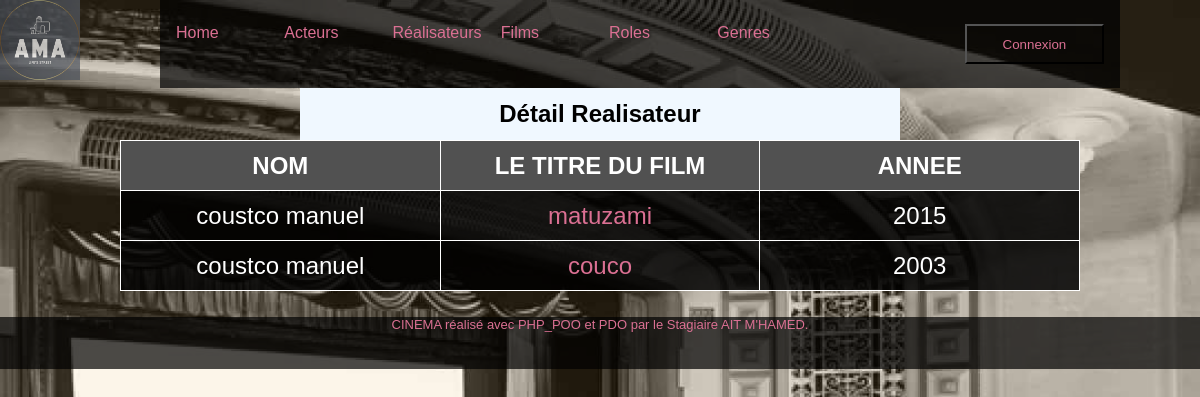
Page /index.php?action=detailrealisateur&id=5 on the committed database.
### tables this page shows
CREATE TABLE IF NOT EXISTS `film` (
  `id_film` int(11) NOT NULL AUTO_INCREMENT,
  `titre` varchar(50) NOT NULL,
  `annee` year(4) NOT NULL,
  `note` int(5) NOT NULL,
  `synopsis` text NOT NULL,
  `affiche` varchar(255) NOT NULL,
  `id_real` int(11) NOT NULL,
  `duree` time NOT NULL DEFAULT '00:00:00',
  PRIMARY KEY (`id_film`),
  KEY `Film_Realisateur_FK` (`id_real`),
  CONSTRAINT `Film_Realisateur_FK` FOREIGN KEY (`id_real`) REFERENCES `realisateur` (`id_real`)
);

### controllers/realisateurController.php (called while the page is built, shortened)
<?php
require_once 'controllers/DAO.php';
class RealisateurController{
  public function findById($id){
    $dao= new DAO();
    $sql2 = "SELECT r.id_real, id_film, CONCAT(nom_REALISATEUR,' ',prenom_realisateur) AS nom, titre, annee FROM realisateur r, film f
    WHERE r.id_real=f.id_real AND f.id_real=:id
    ORDER BY annee DESC";
    $realisateur = $dao->executerRequete($sql2, [':id'=>$id ]);
    require "views/vues/realisateurs/detailRealisateur.php";
  }
}

### controllers/DAO.php (called while the page is built, shortened)
<?php
class DAO{
    private $bdd;
    public function __construct(){
        $this->bdd = new PDO('mysql:host=localhost;dbname=cinema;charset=utf8', 'root', '');
    }
    public function executerRequete($sql, $params = NULL){
        if ($params == NULL){
            $resultat = $this->bdd->query($sql);
        }else{
            $resultat = $this->bdd->prepare($sql);
            $resultat->execute($params);
        }
        return $resultat;
    }
}

### views/vues/realisateurs/detailRealisateur.php (the view, shortened to what this page needs)
<h2>Détail Realisateur</h2>
<table>
<thead>
    <tr>
    <th>NOM</th>
    <th>LE TITRE DU FILM</th>
    <th>ANNEE</th>
    </tr>
</thead>
<tbody>
<?php
    while($detailsRealisateur = $realisateur->fetch()){
        echo "<tr><td>". $detailsRealisateur["nom"]."</td>";
        echo "<td><a href='index.php?action=detailfilm&id=".$detailsRealisateur['id_film']."'>". $detailsRealisateur["titre"]."</a></td>";
        echo "<td>". $detailsRealisateur["annee"]."</td></tr>";
    }
    ?>
</tbody>
</table>
<?php
require "views\layouts\Template.php";

### contenu/css/style.css (style rules this page uses)
* { box-sizing: border-box; }
html, body { height: 100vh; margin: 0; padding: 0; }
body { width: 100%; display: table; color: white; background-image: url('/cinePOO/contenu/img/cine.jpg'); background-size: cover; font-family: 'Futura-Medium', 'Futura', 'Trebuchet MS', sans-serif; }
a { width: 50%; height: 30px; text-decoration: none; color: palevioletred; }
table { background-color: rgba(0, 0, 0, 0.7); border: 1px solid white; width: 80%; border-collapse: collapse; align-items: center; margin: auto; }
th { background-color: rgb(81,81,81); border: 2px 1px 1px 1px; color: white; width: 30%; }
table th,td,tr { border: 1px solid white; height: 50px; text-align: center; font-size: x-large; width: 20%; color: white; }
tbody { background-color: rgba(0, 0, 0, 0.5); }
h2 { background-color: aliceblue; margin: auto; width: 50%; padding: 0.5em 0; }

### rows in the picture
film: nom "coustco manuel", titre "matuzami", annee "2015"
film: nom "coustco manuel", titre "couco", annee "2003"
